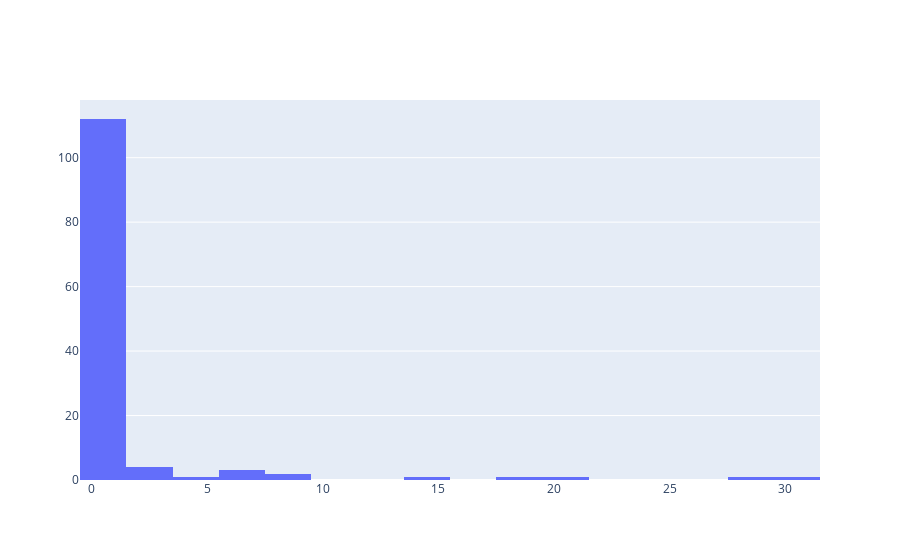

Notebook code for this chart:
### Code cell
fig = go.Figure(data=[go.Histogram(x=aqc_df["HR00Val"].to_array())])
fig.show()

### Figure 1 — Plotly figure (JSON) as saved in the notebook; plotly's stock layout.template omitted (floating-point values rounded to 4 significant figures)
{"data": [{"type": "histogram", "x": [0, 0, 0, 0, 0, 0, 0, 0, 0, 0, 0, 0, 0, 0, 0, 0, 0, 0, 1, 1, 0, 0, 0, 7, 0, 14, 0, 7, 0, 3, 0, 0, 0, 0, 0, 0, 0, 0, 0, 0, 0, 1, 4, 0, 0, 1, 0, 0, 0, 0, 0, 0, 0, 0, 0, 0, 0, 0, 0, 0, 0, 0, 0, 0, 0, 0, 0, 0, 0, 0, 0, 0, 0, 0, 0, 0, 0, 0, 0, 0, 0, 20, 0, 0, 0, 0, 3, 2, 0, 0, 0, 0, 18, 28, 8, 0, 0, 1, 0, 0, 1, 2, 9, 0, 0, 0, 0, 0, 0, 6, 0, 0, 0, 0, 31, 0, 0, 0, 0, 0, 0, 0, 0, 0, 0, 0, 0]}], "layout": {"autosize": true, "xaxis": {"autorange": true, "range": [-0.5, 31.5], "type": "linear"}, "yaxis": {"autorange": true, "range": [0, 117.9]}}}
